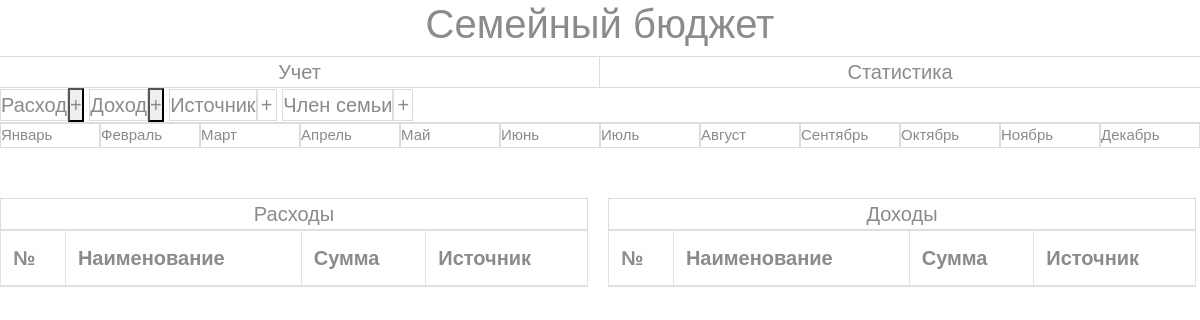
Before: / with the older database file.
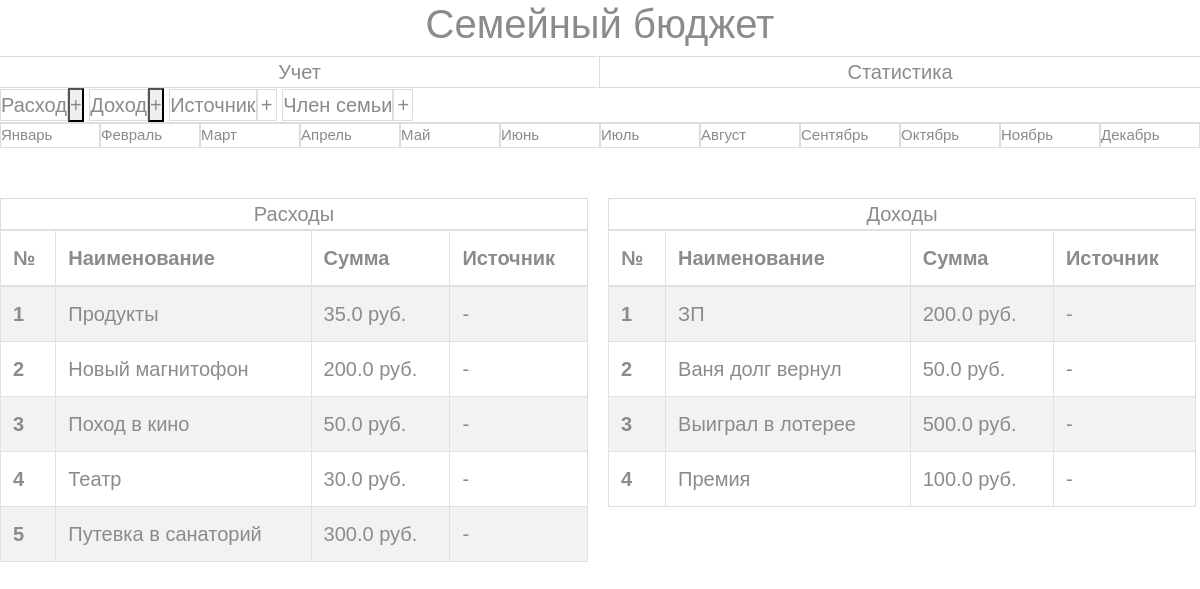
After: the same page with the newer database file.
### main/models.py (models this page shows)
class Expense(models.Model):
    amount = models.FloatField()
    desc = models.CharField(max_length=200)
    date = models.DateField()
    familyMember = models.ForeignKey(FamilyMember,
                                    on_delete=models.CASCADE,
                                    blank=True,
                                    null=True)
    expenseSource = models.ForeignKey(ExpenseSource,
                                    on_delete=models.CASCADE,
                                    blank=True,
                                    null=True)

class Income(models.Model):
    amount = models.FloatField()
    desc = models.CharField(max_length=200)
    date = models.DateField()
    familyMember = models.ForeignKey(FamilyMember,
                                    on_delete=models.CASCADE,
                                    blank=True,
                                    null=True)
    incomeSource = models.ForeignKey(IncomeSource,
                                    on_delete=models.CASCADE,
                                    blank=True,
                                    null=True)

### main/views.py (the view)
# urls.py: path("", views.index, name="index"),
def index(request):
    incomes = Income.objects.all()
    expenses = Expense.objects.all()
    return render(request, 'index.html', {"incomes": incomes, "expenses": expenses,
                                            'incomeForm': IncomeForm, 'expenseForm': ExpenseForm})

### templates/index.html (shortened to what this page needs)
<!DOCTYPE html>
<html lang="ru">
<head>
    {% load static %}
    <link rel="stylesheet" type="text/css" href="{% static 'style.css' %}">
    <link rel="stylesheet" href="https://maxcdn.bootstrapcdn.com/bootstrap/4.0.0/css/bootstrap.min.css">
</head>
<body>
    <header style="margin-bottom: 50px;">
        <div style="border-bottom: 1px solid #ddd;">
        <h1>Семейный бюджет</h1>
        </div>
        <div class="main-layouts">
            <div style="border-right: 1px solid #ddd;">Учет</div><div>Статистика</div>
        </div>
        <div class="adder">
            <div class="adder-type">Расход</div><button type="button" data-toggle="modal" data-target="#expenseModal">
                +
            </button>
            <div class="adder-type">Доход</div><button type="button" data-toggle="modal" data-target="#incomeModal">
                +
            </button>
            <div class="adder-type">Источник</div><div class="plus">+</div>
            <div class="adder-type">Член семьи</div><div class="plus">+</div>
        </div>
        <div class="months">
            <div class="month">Январь</div>
            <div class="month">Февраль</div>
            <div class="month">Март</div>
            <div class="month">Апрель</div>
            <div class="month">Май</div>
            <div class="month">Июнь</div>
            <div class="month">Июль</div>
            <div class="month">Август</div>
            <div class="month">Сентябрь</div>
            <div class="month">Октябрь</div>
            <div class="month">Ноябрь</div>
            <div class="month">Декабрь</div>
        </div>
    </header>
    <div class="content-wrapper">
        <div class="expense-wrapper" style="margin-right: 20px;">
            <div class="table-title">Расходы</div>
            <table class="table table-striped table-bordered table-hover">
            <thead>
                <tr>
                <th scope="col">№</th>
                <th scope="col">Наименование</th>
                <th scope="col">Сумма</th>
                <th scope="col">Источник</th>
                </tr>
            </thead>
            <tbody>
                {% for expense in expenses %}
                    <tr>
                        <th scope="row">{{ forloop.counter }}</th>
                        <td>{{ expense.desc }}</td>
                        <td>{{ expense.amount }} руб.</td>
                        <td>{% firstof expense.expenseSource "-"%}</td>
                    </tr>
                {% endfor %}
            </tbody>
            </table>
        </div>
        <div class="income-wrapper">
            <div class="table-title">Доходы</div>
            <table class="table table-striped table-bordered table-hover" >
            <thead>
                <tr>
                <th scope="col">№</th>
                <th scope="col">Наименование</th>
                <th scope="col">Сумма</th>
                <th scope="col">Источник</th>
                </tr>
            </thead>
            <tbody>
                {% for income in incomes %}
                    <tr>
                        <th scope="row">{{ forloop.counter }}</th>
                        <td>{{ income.desc }}</td>
                        <td>{{ income.amount }} руб.</td>
                        <td>{% firstof income.incomeSource "-"%}</td>
                    </tr>
                {% endfor %}
            </tbody>
            </table>
        </div>
    </div>
</body>
</html>

### static/style.css (style rules this page uses)
* { font-family: "Arial"; padding: 0px; margin: 0px; color: #8b8a8c; }
h1 { text-align: center; }
.main-layouts > div { display: inline-block; width: 50%; text-align: center; font-size: 20px; border-bottom: 1px solid #ddd; }
.adder { border-bottom: 1px solid #ddd; width: 100%; font-size: 20px; }
.adder > div { display: inline-block; }
.plus { border: 1px solid #ddd; width: 20px; padding-left: 3px; }
.adder-type { border: 1px solid #ddd; }
.months { font-size: 0px; }
.months > .month { display: inline-block; font-size: 15px; border: 1px solid #ddd; width: calc(100%/12); }
.content-wrapper > div { display: inline-block; font-size: 20px; width: 49%; }
.content-wrapper { font-size: 0px; }
.table-title { text-align: center; border: 1px solid #ddd; }

Changed rows visible on the page:
added Expense: desc "Продукты", amount "35.0", expenseSource "-"
added Expense: desc "Новый магнитофон", amount "200.0", expenseSource "-"
added Expense: desc "Поход в кино", amount "50.0", expenseSource "-"
added Expense: desc "Театр", amount "30.0", expenseSource "-"
added Expense: desc "Путевка в санаторий", amount "300.0", expenseSource "-"
added Income: desc "ЗП", amount "200.0", incomeSource "-"
added Income: desc "Ваня долг вернул", amount "50.0", incomeSource "-"
added Income: desc "Выиграл в лотерее", amount "500.0", incomeSource "-"
added Income: desc "Премия", amount "100.0", incomeSource "-"
